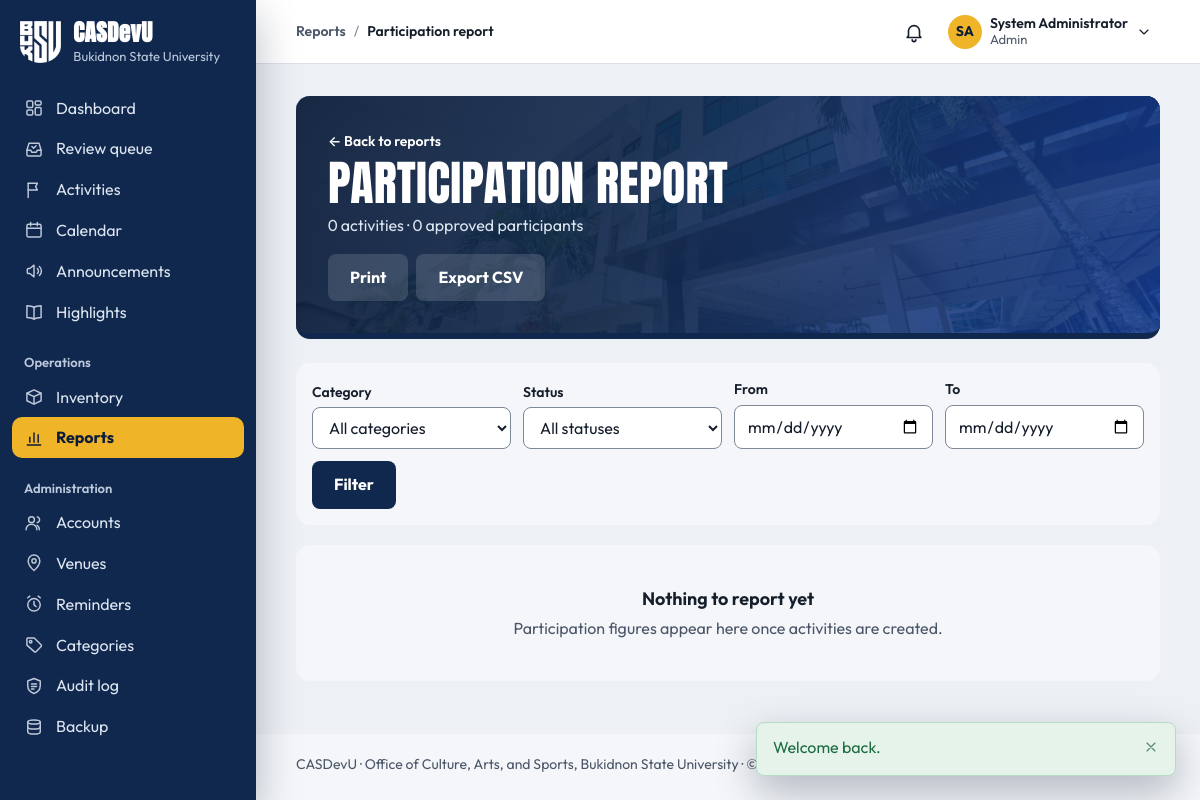
Screenshot of /reports/participation.php (signed in) with the database file from the repository.
### tables this page shows
CREATE TABLE settings (
    setting_key     VARCHAR(80) PRIMARY KEY,
    setting_value   TEXT NULL,
    description     VARCHAR(255) NULL,
    updated_at      TIMESTAMP NOT NULL DEFAULT CURRENT_TIMESTAMP
                        ON UPDATE CURRENT_TIMESTAMP
);

CREATE TABLE users (
    user_id         INT UNSIGNED AUTO_INCREMENT PRIMARY KEY,
    role_id         TINYINT UNSIGNED NOT NULL,

     
    email           VARCHAR(150) NOT NULL UNIQUE,    
    password_hash   VARCHAR(255) NOT NULL,           
     
    student_number  VARCHAR(30)  NULL UNIQUE,        
    first_name      VARCHAR(80)  NOT NULL,
    middle_name     VARCHAR(80)  NULL,
    last_name       VARCHAR(80)  NOT NULL,
    sex             ENUM('male','female','other') NULL,
    birth_date      DATE         NULL,
    contact_number  VARCHAR(30)  NULL,
    photo_path      VARCHAR(255) NULL,
    id_front_path   VARCHAR(255) NULL,               
    id_back_path    VARCHAR(255) NULL,               

     
    course_id       INT UNSIGNED     NULL,
    year_level_id   TINYINT UNSIGNED NULL,
    section         VARCHAR(20)      NULL,
     
    connection_note VARCHAR(500)     NULL,

     
    status          ENUM('pending','active','inactive','suspended')
                        NOT NULL DEFAULT 'pending',
    last_login_at   DATETIME NULL,
    created_at      TIMESTAMP NOT NULL DEFAULT CURRENT_TIMESTAMP,
    updated_at      TIMESTAMP NOT NULL DEFAULT CURRENT_TIMESTAMP
                        ON UPDATE CURRENT_TIMESTAMP,

    CONSTRAINT fk_users_role       FOREIGN KEY (role_id)       REFERENCES roles(role_id),
    CONSTRAINT fk_users_course     FOREIGN KEY (course_id)     REFERENCES courses(course_id)
                                       ON DELETE SET NULL,
    CONSTRAINT fk_users_year_level FOREIGN KEY (year_level_id) REFERENCES year_levels(year_level_id)
                                       ON DELETE SET NULL,

    INDEX idx_users_role   (role_id),
    INDEX idx_users_status (status),
    INDEX idx_users_name   (last_name, first_name)
);

### public/reports/participation.php (the view, shortened to what the rows shown need)
<?php
require_once __DIR__ . '/../../includes/bootstrap.php';
require_role(['staff', 'admin', 'coordinator']);
$pageTitle = 'Participation report';
require __DIR__ . '/../../includes/layout/header.php';
?>
<div class="page-head">
    <div>
        <h1>Participation report</h1>
    </div>
</div>
<?php require __DIR__ . '/../../includes/layout/footer.php'; ?>

### includes/layout/header.php (shortened to what the rows shown need)
<?php
$user         = current_user();
$role         = current_role();
$unreadCount  = $user ? unread_essential_count((int) $user['user_id']) : 0;
$attentionItems = $user ? attention_items() : [];
$reviewCount  = $user && can_review() ? review_counts()['total'] : 0;
$currentFile  = basename($_SERVER['SCRIPT_NAME']);
$currentDir   = basename(dirname($_SERVER['SCRIPT_NAME']));
$isStudent    = $role === 'student';
$navSection = match (true) {
    in_array($currentDir, ['public', ''], true) && $currentFile === 'index.php'   => 'dashboard',
    in_array($currentDir, ['public', ''], true) && $currentFile === 'review.php'  => 'review',
    $currentFile === 'notifications.php'                        => 'notifications',
    $currentFile === 'profile.php'                              => 'profile',
    $currentFile === 'settings.php'                             => 'settings',
    $currentFile === 'calendar.php'                             => 'calendar',
    $currentDir === 'invitations' && $role === 'guest'           => 'calendar',
    $currentDir === 'activities'                                => 'activities',
    $currentDir === 'announcements'                             => 'announcements',
    $currentDir === 'highlights'                                => 'highlights',
    $currentDir === 'inventory' && $isStudent && in_array($currentFile, ['reservations.php', 'borrow.php'], true) => 'borrow-requests',
    $currentDir === 'inventory'                                 => 'inventory',
    $currentDir === 'reports'                                   => 'reports',
    $currentDir === 'admin'                                     => pathinfo($currentFile, PATHINFO_FILENAME),
    $currentDir === 'requirements' && $isStudent                => 'activities',
    $currentDir === 'participation' && $isStudent               => 'my-activities',
    $currentDir === 'participation' || $currentDir === 'requirements' => 'activities',
    default                                                     => '',
};
$sections = [
    'dashboard'       => ['Dashboard', 'index.php'],
    'review'          => ['Review queue', 'review.php'],
    'notifications'   => ['Notifications', 'notifications.php'],
    'profile'         => ['My profile', 'profile.php'],
    'settings'        => ['Settings', 'settings.php'],
    'calendar'        => ['Calendar', 'activities/calendar.php'],
    'activities'      => ['Activities', 'activities/index.php'],
    'announcements'   => ['Announcements', 'announcements/index.php'],
    'highlights'      => ['Highlights', 'highlights/index.php'],
    'inventory'       => [$isStudent ? 'Costumes & equipment' : 'Inventory', 'inventory/index.php'],
    'reports'         => ['Reports', 'reports/index.php'],
    'my-activities'   => ['My activities', 'participation/my-activities.php'],
    'borrow-requests' => ['My borrow requests', 'inventory/reservations.php'],
    'users'           => ['Accounts', 'admin/users.php'],
    'venues'          => ['Venues', 'admin/venues.php'],
    'reminders'       => ['Reminders', 'admin/reminders.php'],
    'categories'      => ['Categories', 'admin/categories.php'],
    'audit'           => ['Audit log', 'admin/audit.php'],
    'backup'          => ['Backup', 'admin/backup.php'],
];
function nav_link(string $section, string $href, string $label, string $navSection, int $count = 0, string $countLabel = 'waiting'): string
{
    $current = $section === $navSection ? ' aria-current="page"' : '';
    $badge   = $count > 0
        ? '<span class="nav-count" aria-label="' . $count . ' ' . e($countLabel) . '">' . ($count > 99 ? '99+' : $count) . '</span>'
        : '';
    return '<a class="nav-link" href="' . e(url($href)) . '"' . $current . '>'
         . icon($section === 'inventory' && current_role() === 'student' ? 'equipment' : $section, 'nav-icon')
         . '<span class="nav-label">' . e($label) . '</span>' . $badge . '</a>';
}
$initials = $user
    ? strtoupper(mb_substr((string) $user['first_name'], 0, 1) . mb_substr((string) $user['last_name'], 0, 1))
    : '';
?>
<!DOCTYPE html>
<html lang="en">
<head>
    <link rel="stylesheet" href="<?= asset('css/style.css') ?>">
</head>
<body>
<div class="app<?= $user ? '' : ' app-public' ?>">
<?php if ($user): ?>
    <aside class="sidebar" id="sidebar" aria-label="Main navigation">
        <div class="sidebar-brand">
            <a class="brand" href="<?= url('index.php') ?>">
                <img class="brand-logo" src="<?= asset('img/buksu-logo-white.png') ?>" alt="" width="126" height="128">
                <span class="brand-text">
                    <span class="brand-mark"><?= e(APP_NAME) ?></span>
                    <span class="brand-sub"><?= e(university_name()) ?></span>
                </span>
            </a>
        </div>
        <nav class="sidebar-nav" aria-label="Sections">
            <div class="nav-group">
                <?= nav_link('dashboard', 'index.php', 'Dashboard', $navSection) ?>
                <?php if ($isStudent): ?>
                    <?= nav_link('my-activities', 'participation/my-activities.php', 'My activities', $navSection) ?>
                <?php elseif (can_review()): ?>
                    <?= nav_link('review', 'review.php', 'Review queue', $navSection, $reviewCount, 'waiting for review') ?>
                <?php endif; ?>
                <?= nav_link('activities', 'activities/index.php', 'Activities', $navSection) ?>
                <?= nav_link('calendar', 'activities/calendar.php', 'Calendar', $navSection) ?>
                <?= nav_link('announcements', 'announcements/index.php', 'Announcements', $navSection) ?>
                <?= nav_link('highlights', 'highlights/index.php', 'Highlights', $navSection) ?>
            </div>
            <?php if (has_role('staff', 'admin', 'coordinator')): ?>
                <div class="nav-group">
                    <p class="nav-group-title">Operations</p>
                    <?= nav_link('inventory', 'inventory/index.php', 'Inventory', $navSection) ?>
                    <?= nav_link('reports', 'reports/index.php', 'Reports', $navSection) ?>
                </div>
            <?php endif; ?>
            <?php if (has_role('staff', 'admin')): ?>
                <div class="nav-group">
                    <p class="nav-group-title">Administration</p>
                    <?= nav_link('users', 'admin/users.php', 'Accounts', $navSection) ?>
                    <?= nav_link('venues', 'admin/venues.php', 'Venues', $navSection) ?>
                    <?= nav_link('reminders', 'admin/reminders.php', 'Reminders', $navSection) ?>
                    <?php if (has_role('admin')): ?>
                        <?= nav_link('categories', 'admin/categories.php', 'Categories', $navSection) ?>
                        <?= nav_link('audit', 'admin/audit.php', 'Audit log', $navSection) ?>
                        <?= nav_link('backup', 'admin/backup.php', 'Backup', $navSection) ?>
                    <?php endif; ?>
                </div>
            <?php endif; ?>
        </nav>
    </aside>
<?php endif; ?>
<div class="main">
<?php if ($user): ?>
    <?php
    [$sectionLabel, $sectionHref] = $sections[$navSection] ?? ['', ''];
    $pageLabel  = (string) ($pageTitle ?? '');
    $isSectionHome = $sectionHref !== '' && str_ends_with($_SERVER['SCRIPT_NAME'], '/' . $sectionHref);
    ?>
    <header class="topbar">
        <nav class="breadcrumb" aria-label="Breadcrumb">
            <ol>
                <?php if ($sectionLabel !== '' && !$isSectionHome): ?>
                    <li><a href="<?= url($sectionHref) ?>"><?= e($sectionLabel) ?></a></li>
                    <li aria-current="page"><?= e($pageLabel) ?></li>
                <?php else: ?>
                    <li aria-current="page"><?= e($sectionLabel !== '' ? $sectionLabel : $pageLabel) ?></li>
                <?php endif; ?>
            </ol>
        </nav>
        <div class="topbar-actions">
            <?php require __DIR__ . '/notifications-menu.php'; ?>
            <details class="account-menu" data-menu>
                <summary class="account-trigger" aria-label="Account menu for <?= e(full_name($user)) ?>">
                    <?php if ($userPhotoUrl = user_photo_url($user)): ?>
                        <img class="account-initials" src="<?= e($userPhotoUrl) ?>" alt="" width="34" height="34">
                    <?php else: ?>
                        <span class="account-initials" aria-hidden="true"><?= e($initials) ?></span>
                    <?php endif; ?>
                    <span class="account-text">
                        <span class="account-name"><?= e(full_name($user)) ?></span>
                        <span class="account-role"><?= e(ucfirst((string) $role)) ?></span>
                    </span>
                    <?= icon('chevron-down', 'icon account-chevron') ?>
                </summary>
            </details>
        </div>
    </header>
<?php endif; ?>
<main class="page" id="main" tabindex="-1">

### rows the page displays
settings: setting_value "Bukidnon State University"
users: initials "SA", full_name($user) "System Administrator"

### other values shown
APP_NAME "CASDevU"
$label "Dashboard Review queue Activities Calendar Announcements Highlights Inventory Reports Accounts Venues Reminders Categories Audit log Backup"
$sectionLabel "Reports"
$pageLabel "Participation report"
$role "Admin"
$flashMessage['message'] "Welcome back."
count($rows) "0"
$totals['approved'] "0"
office_name() "Office of Culture, Arts, and Sports"
university_name() "Bukidnon State University"
